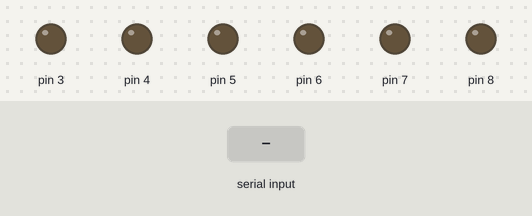
Simulated run of this sketch. Board: Arduino Mega 2560, built with avr-gcc and run on an emulated ATmega2560. Parts: output pins drawn as LEDs (lit = HIGH). Inputs (shaded band) come from the test bench.

Above: at 1.2 s.
1.3 s: "T" received over Serial
At 1.8 s:
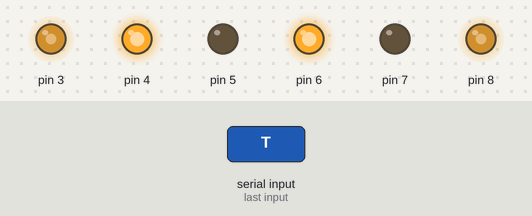
2.8 s: "F" received over Serial
At 4.0 s:
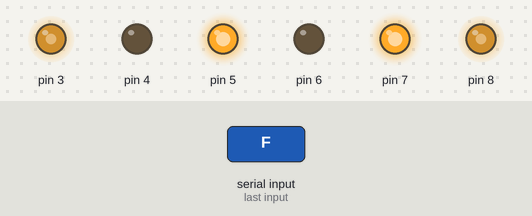
4.3 s: "E" received over Serial
At 5.3 s:
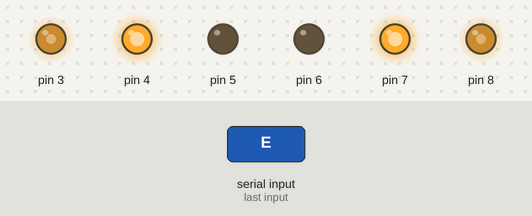
5.8 s: "D" received over Serial
At 6.4 s:
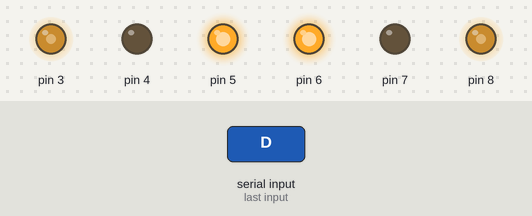
Timing chart, 0 to 8.3 s (numbered marks = the images above; inputs shaded):
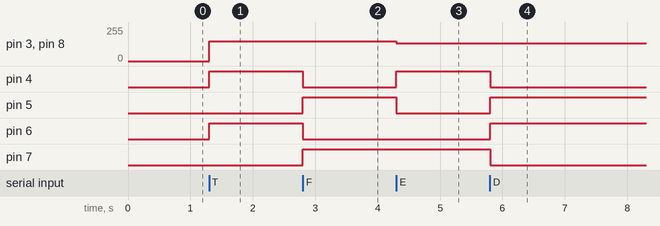

The sketch:

03___Firmware_rbdoMAU.ino
```cpp
#define p1m1 6
#define p2m1 7
#define pve1m1 8
#define p1m2 4
#define p2m2 5
#define pve1m2 3

int vel;

class Motor{
public:
  int p1,p2,pv;
  Motor(int p1, int p2, int v){
    this->p1=p1;
    this->p2=p2;
    this->pv=v;
    pinMode(p1,OUTPUT);
    pinMode(p2,OUTPUT);
    pinMode(pv,OUTPUT);
    digitalWrite(p1,LOW);
    digitalWrite(p2,LOW);
    analogWrite(pv,0);
    }
    void frente(int v){
      digitalWrite(p1,HIGH);
      digitalWrite(p2,LOW);
      analogWrite(pv,v);
      }
    void tras(int v){
      digitalWrite(p1,LOW);
      digitalWrite(p2,HIGH);
      analogWrite(pv,v);
      }
    void para(){
      digitalWrite(p1,LOW);
      digitalWrite(p2,LOW);
      analogWrite(pv,0);
      }
    void freia(){
      digitalWrite(p1,HIGH);
      digitalWrite(p2,HIGH);
      analogWrite(pv,128);
      }
  };

Motor *md=new Motor(p1m1,p2m1,pve1m1);
Motor *me=new Motor(p1m2,p2m2,pve1m2);

void setup(){
  Serial.begin(9600);
  Serial1.begin(9600);
  vel=150;
  }

void loop() {
  char c=Serial.read();
  if(c=='T'){
    md->frente(vel);
    me->frente(vel);
    }
  if(c=='F'){
    md->tras(vel);
    me->tras(vel);
    }
  if(c=='E'){
    md->tras(vel*0.9);
    me->frente(vel*0.9);
    }
  if(c=='D'){
    md->frente(vel*0.9);
    me->tras(vel*0.9);
    }
  if(c=='P'){
    md->para();
    me->para();
    }

}
```

Measured:
- after the input at 1.3 s, pin 3, pin 8: 0/255 → 150/255 at once; pin 4, pin 6: LOW → HIGH at once
- after the input at 2.8 s, pin 4, pin 6: HIGH → LOW at once; pin 5, pin 7: LOW → HIGH at once
- after the input at 4.3 s, pin 3, pin 8: 150/255 → 135/255 at once; pin 4: LOW → HIGH at once; pin 5: HIGH → LOW at once
- after the input at 5.8 s, pin 4, pin 7: HIGH → LOW at once; pin 5, pin 6: LOW → HIGH at once
